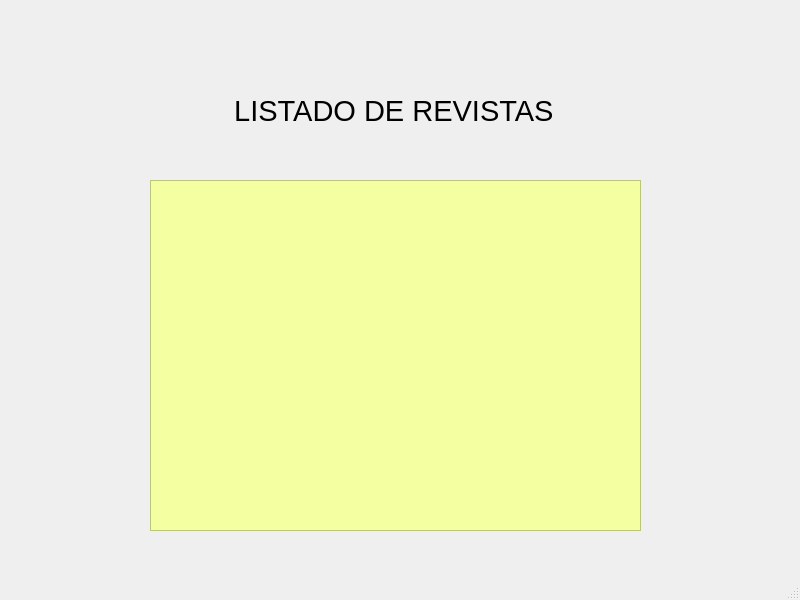
<?xml version="1.0" encoding="UTF-8"?>
<ui version="4.0">
 <class>ventana_listado_revistas</class>
 <widget class="QMainWindow" name="ventana_listado_revistas">
  <property name="geometry">
   <rect>
    <x>0</x>
    <y>0</y>
    <width>800</width>
    <height>600</height>
   </rect>
  </property>
  <property name="windowTitle">
   <string>MainWindow</string>
  </property>
  <widget class="QWidget" name="centralwidget">
   <widget class="QLabel" name="label">
    <property name="geometry">
     <rect>
      <x>210</x>
      <y>80</y>
      <width>411</width>
      <height>61</height>
     </rect>
    </property>
    <property name="font">
     <font>
      <pointsize>22</pointsize>
     </font>
    </property>
    <property name="text">
     <string>   LISTADO DE REVISTAS</string>
    </property>
   </widget>
   <widget class="QTextEdit" name="textEdit">
    <property name="geometry">
     <rect>
      <x>150</x>
      <y>180</y>
      <width>491</width>
      <height>351</height>
     </rect>
    </property>
    <property name="styleSheet">
     <string notr="true">background-color: rgb(243, 255, 160);</string>
    </property>
    <property name="html">
     <string>&lt;!DOCTYPE HTML PUBLIC &quot;-//W3C//DTD HTML 4.0//EN&quot; &quot;http://www.w3.org/TR/REC-html40/strict.dtd&quot;&gt;
&lt;html&gt;&lt;head&gt;&lt;meta name=&quot;qrichtext&quot; content=&quot;1&quot; /&gt;&lt;style type=&quot;text/css&quot;&gt;
p, li { white-space: pre-wrap; }
&lt;/style&gt;&lt;/head&gt;&lt;body style=&quot; font-family:'MS Shell Dlg 2'; font-size:8.25pt; font-weight:400; font-style:normal;&quot;&gt;
&lt;p style=&quot;-qt-paragraph-type:empty; margin-top:0px; margin-bottom:0px; margin-left:0px; margin-right:0px; -qt-block-indent:0; text-indent:0px; font-family:'MS Shell Dlg 2';&quot;&gt;&lt;br /&gt;&lt;/p&gt;&lt;/body&gt;&lt;/html&gt;</string>
    </property>
   </widget>
  </widget>
  <widget class="QStatusBar" name="statusbar"/>
 </widget>
 <resources/>
 <connections/>
</ui>
